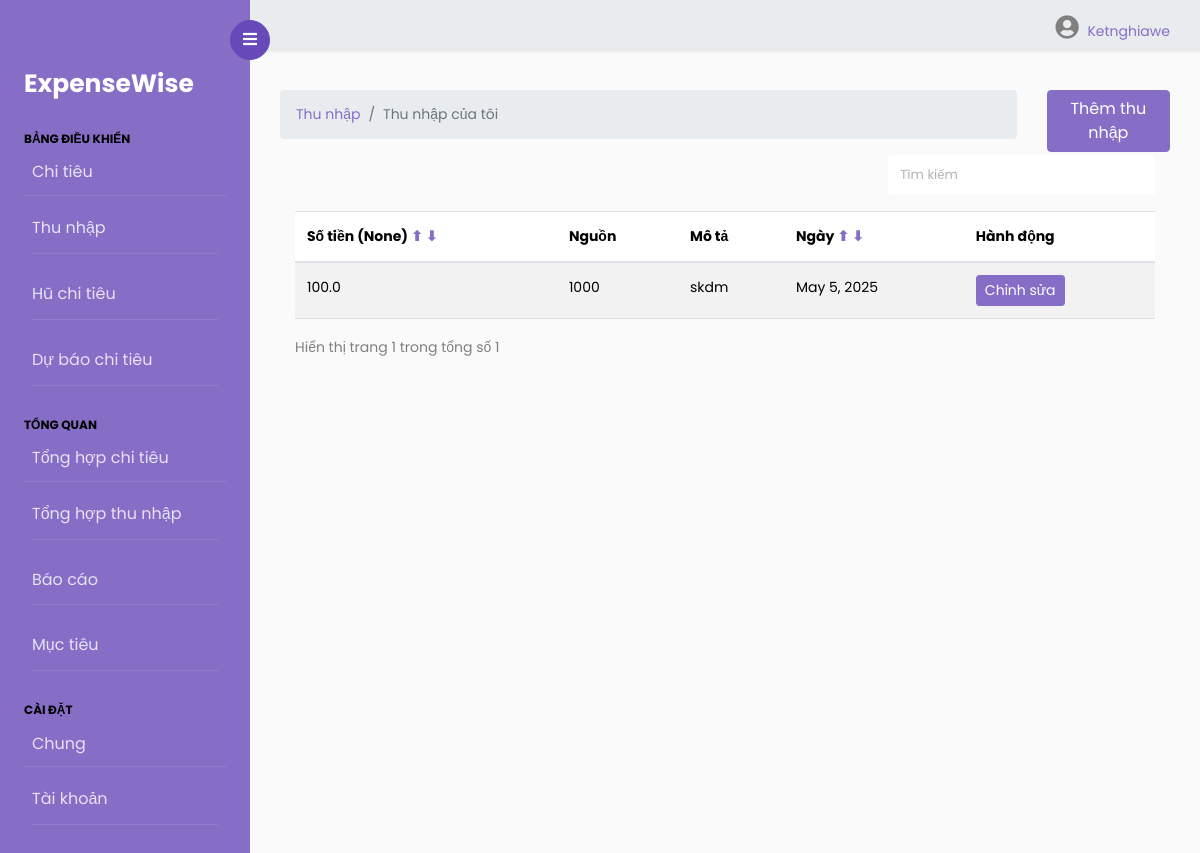
/income/ (signed in), run on an earlier commit of the app's database.
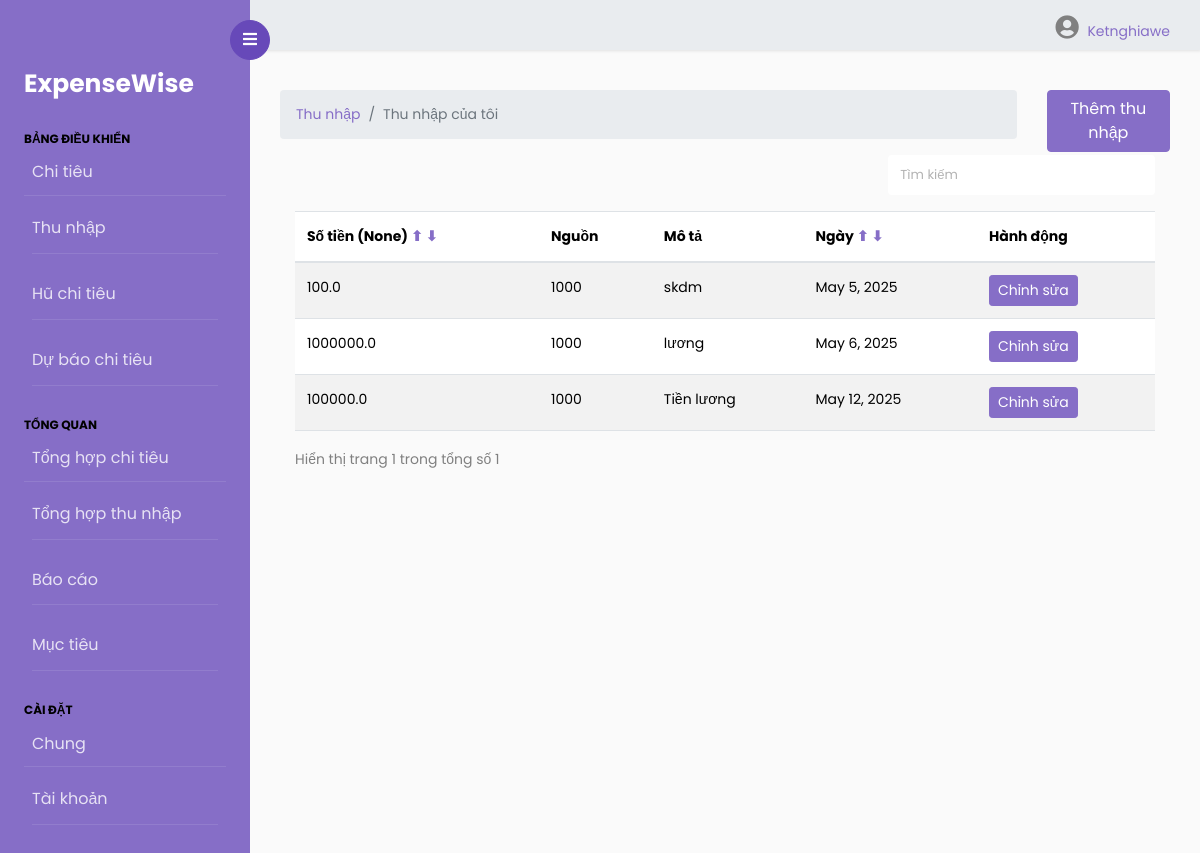
And on a later commit of the database.
### userincome/models.py (models this page shows, shortened)
class UserIncome(models.Model):
    amount = models.FloatField()  # DECIMAL
    date = models.DateField(default=now)
    description = models.TextField()
    owner = models.ForeignKey(to=User, on_delete=models.CASCADE)
    source = models.CharField(max_length=266)
    class Meta:
        ordering: ['-date']

### userincome/views.py (the view)
# urls.py: path('', views.index, name="expenses"),
@login_required(login_url='/authentication/login')
def index(request):
    categories = Source.objects.filter(owner=request.user)
    income = UserIncome.objects.filter(owner=request.user)
    sort_order = request.GET.get('sort')
    if sort_order == 'amount_asc':
        income = income.order_by('amount')
    elif sort_order == 'amount_desc':
        income = income.order_by('-amount')
    elif sort_order == 'date_asc':
        income = income.order_by('date')
    elif sort_order == 'date_desc':
        income = income.order_by('-date')
    paginator = Paginator(income, 5)
    page_number = request.GET.get('page')
    page_obj = Paginator.get_page(paginator, page_number)
    try:
        currency = UserPreference.objects.get(user=request.user).currency
    except:
        currency=None
    total = page_obj.paginator.num_pages
    context = {
        'income': income,
        'page_obj': page_obj,
        'currency': currency,
        'total': total,
        'sort_order': sort_order,
    }
    return render(request, 'income/index.html', context)

### templates/income/index.html (shortened to what this page needs)
{% extends 'base.html' %}
{% load static %}
{% block content %}
<div class="container mt-4">
    <div class="row">
        <div class="col-md-10">
            <nav aria-label="breadcrumb">
                <ol class="breadcrumb">
                    <li class="breadcrumb-item">
                        <a href="">Thu nhập</a>
                    </li>
                    <li class="breadcrumb-item active" aria-current="page">
                        Thu nhập của tôi
                    </li>
                </ol>
            </nav>
        </div>
        <div class="col-md-2">
            <a href="{% url 'add-income' %}" class="btn btn-primary">Thêm thu nhập</a>
        </div>
    </div>
    <div class="container">
        {% if income.count %}
        <div class="row">
            <div class="col-md-8"></div>
            <div class="col-md-4">
                <div class="form-group">
                    <input type="text" class="form-control" id="searchField" placeholder="Tìm kiếm">
                </div>
            </div>
        </div>
        <div class="app-table">
            <table class="table table-striped table-hover">
                <thead>
                    <tr>
                        <th>Số tiền ({{currency}}) <a href="?sort=amount_asc">&#11014;</a> <a href="?sort=amount_desc">&#11015;</a></th>
                        <th>Nguồn</th>
                        <th>Mô tả</th>
                        <th>Ngày <a href="?sort=date_asc">&#11014;</a> <a href="?sort=date_desc">&#11015;</a></th>
                        <th>Hành động</th>
                    </tr>
                </thead>
                <tbody>
                    {% for income in page_obj %}
                    <tr>
                        <td>{{ income.amount }}</td>
                        <td>{{ income.source }}</td>
                        <td>{{ income.description }}</td>
                        <td>{{ income.date }}</td>
                        <td>
                            <a href="{% url 'income-edit' income.id %}" class="btn btn-primary btn-sm">Chỉnh sửa</a>
                        </td>
                    </tr>
                    {% endfor %}
                </tbody>
            </table>
        </div>
        <div class="pagination-container">
            <div class="">
                Hiển thị trang {{ page_obj.number }} trong tổng số {{ page_obj.paginator.num_pages }}
            </div>
        </div>
        {% endif %}
    </div>
</div>
{% endblock content %}

### templates/base.html (shortened to what this page needs)
<!doctype html>
{% load static %}
<html lang="vi">
<head>
    <link rel="stylesheet" href="https://stackpath.bootstrapcdn.com/font-awesome/4.7.0/css/font-awesome.min.css">
    <link href="https://cdn.jsdelivr.net/npm/bootstrap@5.3.3/dist/css/bootstrap.min.css" rel="stylesheet">
    <link rel="stylesheet" href="{% static 'css/style.css' %}">
    <link rel="stylesheet" href="{% static 'css/main.css' %}">
    <link rel="stylesheet" href="{% static 'css/dashboard.css' %}">
</head>
<body>
    <div class="wrapper d-flex align-items-stretch">
        <nav id="sidebar">
            <div class="custom-menu">
                <button type="button" id="sidebarCollapse" class="btn btn-primary">
                    <i class="fa fa-bars"></i>
                </button>
            </div>
            <div class="p-4 pt-5">
                <h1><a href="/" class="logo">ExpenseWise</a></h1>
                <ul class="list-unstyled components mb-5">
                    <h6 class="sidebar-heading mt-4 mb-1 black-text">Bảng điều khiển</h6>
                    <li class="nav-item">
                        <a class="nav-link p-2" href="{% url 'expenses' %}">Chi tiêu</a>
                    </li>
                    <li class="nav-item p-2">
                        <a class="nav-link" href="{% url 'income' %}">Thu nhập</a>
                    </li>
                    <li class="nav-item p-2">
                        <a class="nav-link" href="{% url 'list_jars' %}">Hũ chi tiêu</a>
                    </li>
                    <li class="nav-item p-2">
                        <a class="nav-link" href="{% url 'forecast' %}">Dự báo chi tiêu</a>
                    </li>
                    <h6 class="sidebar-heading mt-4 mb-1 black-text">TỔNG QUAN</h6>
                    <li class="nav-item">
                        <a class="nav-link p-2" href="{% url 'stats' %}">Tổng hợp chi tiêu</a>
                    </li>
                    <li class="nav-item p-2">
                        <a class="nav-link" href="{% url 'income-summary' %}">Tổng hợp thu nhập</a>
                    </li>
                    <li class="nav-item p-2">
                        <a class="nav-link" href="{% url 'report' %}">Báo cáo</a>
                    </li>
                    <li class="nav-item p-2">
                        <a class="nav-link" href="{% url 'list_goals' %}">Mục tiêu</a>
                    </li>
                    <h6 class="sidebar-heading mt-4 mb-1 black-text">Cài đặt</h6>
                    <li class="nav-item">
                        <a class="nav-link p-2" href="{% url 'preferences' %}">Chung</a>
                    </li>
                    <li class="nav-item p-2">
                        <a class="nav-link" href="{% url 'account' %}">Tài khoản</a>
                    </li>
                </ul>
            </div>
        </nav>
        <div class="content">
            {% include "navbar.html" %}
            <div class="container-fluid">
                {% block content %}{% endblock %}
            </div>
        </div>
    </div>
</body>
</html>

### templates/navbar.html (shortened to what this page needs)
<!DOCTYPE html>
<html>
<head>
    <link rel="stylesheet" href="https://cdnjs.cloudflare.com/ajax/libs/font-awesome/5.15.3/css/all.min.css">
</head>
<body>
    <nav class="navbar">
        <ul>
            <li>
                {% if request.user.is_authenticated %}
                <i class="fas fa-user-circle" style="font-size:24px"></i>
                <a href="#" class="user">{{ request.user.username|capfirst }}</a>
                {% else %}
                <a href="{% url 'login' %}">Đăng nhập</a>
                <a href="{% url 'register' %}">Đăng ký</a>
                {% endif %}
            </li>
        </ul>
    </nav>
</body>
</html>

### static/css/dashboard.css (style rules this page uses)
.sidebar-heading { font-size: .75rem; }
body { font-size: 0.875rem; }
.sidebar-heading { font-size: 0.75rem; text-transform: uppercase; }

### templates/base.html (style rules this page uses)
.content { width: 100%; overflow-y: scroll; height: 100vh; }
#sidebar { position: sticky; top: 0; height: 100%; z-index: 2; }
.black-text { color: black; font-weight: bold; }
#sidebar .custom-menu { position: absolute; }
.logo { font-size: 25px; }

### templates/navbar.html (style rules this page uses)
.navbar { background-color: #e9ecef; height: 50px; display: flex; justify-content: flex-end; align-items: center; list-style: none; }
.navbar li { margin-right: 20px; position: relative; list-style: none; }
.navbar li a { text-decoration: none; margin-left: 5px; }

What changed in the data, as far as the page shows it:
added UserIncome: amount "1000000.0", source "1000", description "lương", date "May 6, 2025"
added UserIncome: amount "100000.0", source "1000", description "Tiền lương", date "May 12, 2025"
